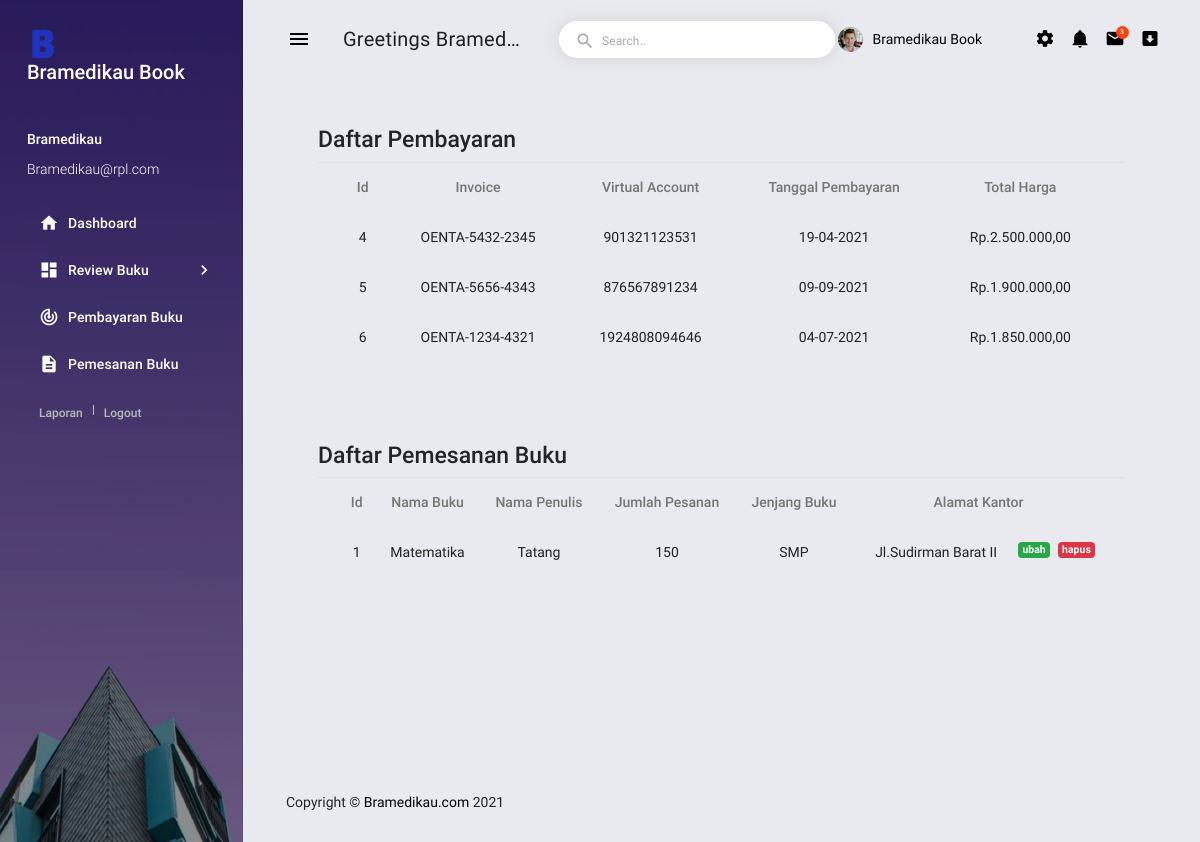
/index.php/laporan, run on the app's committed database.
### tables this page shows
CREATE TABLE `pembayaran` (
  `id` int(11) NOT NULL,
  `invoice` varchar(255) NOT NULL,
  `nomor_rekening` varchar(255) NOT NULL,
  `tanggal_pembayaran` varchar(255) NOT NULL,
  `total_harga` varchar(255) NOT NULL
);

CREATE TABLE `pemesanan` (
  `id` int(11) NOT NULL,
  `nama_buku` varchar(255) NOT NULL,
  `nama_penulis` varchar(255) NOT NULL,
  `jenjang_buku` varchar(255) NOT NULL,
  `jumlah_pesanan` varchar(255) NOT NULL,
  `alamat_kantor` varchar(255) NOT NULL
);

### application/controllers/Laporan.php (called while the page is built, shortened)
<?php
class Laporan extends CI_Controller
{
    public function __construct()
    {
        $this->load->model('Laporan_model');
        $this->load->library('form_validation');
    }
    public function index()
    {
        $data['judul'] = 'Oenta Web';
        $data['pembayaran'] = $this->Laporan_model->getAllPembayaran();
        $data['pemesanan'] = $this->Laporan_model->getAllPemesanan();
        $this->load->view('templates2/header', $data);
        $this->load->view('laporan/index', $data);
        $this->load->view('templates2/footer');
    }
}

### index.php (called while the page is built, shortened)
<?php
require_once BASEPATH.'core/CodeIgniter.php';

### application/models/Laporan_model.php (called while the page is built, shortened)
<?php
class Laporan_model extends CI_model
{
	public function getAllPembayaran()
	{
		return $this->db->get('pembayaran')->result_array();
	}
	public function getAllPemesanan()
	{
		return $this->db->get('pemesanan')->result_array();
	}
}

### application/views/laporan/index.php (the view, shortened to what this page needs)
<div class="page-wrapper mdc-toolbar-fixed-adjust">
    <main class="content-wrapper">
        <div class="container">
          <div class="row mt-3">
            <div class="col-md-12">
              <h3> Daftar Pembayaran</h3>
                <table class="table">
                  <thead>
                    <tr >
                      <th scope="col" class="text-center">Id</th>
                      <th scope="col" class="text-center">Invoice</th>
                      <th scope="col" class="text-center">Virtual Account</th>
                      <th scope="col" class="text-center">Tanggal Pembayaran</th>
                      <th scope="col"class="text-center">Total Harga</th>
                    </tr>
                  </thead>
                  <tbody>
                    <?php foreach ($pembayaran as $pbr) : ?>
                      <tr>
                        <td class="text-center"><?= $pbr['id']; ?></td>
                        <td class="text-center"><?= $pbr['invoice']; ?></td>
                        <td class="text-center"><?= $pbr['nomor_rekening']; ?></td>
                        <td class="text-center"><?= $pbr['tanggal_pembayaran']; ?></td>
                        <td class="text-center"><?= $pbr['total_harga']; ?></td>
                      </tr>
                  <?php endforeach; ?>
                  </tbody>
                </table>
            </div>
          </div>
          <br> <br>
          <div class="row mt-3">
            <div class="col-md-12">
              <h3> Daftar Pemesanan Buku</h3>
                <table class="table">
                  <thead>
                    <tr >
                      <th scope="col" class="text-center">Id</th>
                      <th scope="col" class="text-center">Nama Buku</th>
                      <th scope="col" class="text-center">Nama Penulis</th>
                      <th scope="col" class="text-center">Jumlah Pesanan</th>
                      <th scope="col" class="text-center">Jenjang Buku</th>
                      <th scope="col"class="text-center">Alamat Kantor</th>
                    </tr>
                  </thead>
                  <tbody>
                    <?php foreach($pemesanan as $pms) : ?>
                      <tr>
                        <td class="text-center"><?= $pms['id']; ?></td>
                        <td class="text-center"><?= $pms['nama_buku']; ?></td>
                        <td class="text-center"><?= $pms['nama_penulis']; ?></td>
                        <td class="text-center"><?= $pms['jumlah_pesanan']; ?></td>
                        <td class="text-center"><?= $pms['jenjang_buku']; ?></td>
                        <td class="text-center"><?= $pms['alamat_kantor']; ?>
                            <a href="<?= base_url();?>laporan/hapus/<?= $pms['id']; ?>" class="badge badge-danger float-right ml-2" onclick="return confirm('yakin?');"> hapus </a>
                            <a href="<?= base_url();?>laporan/ubah/<?= $pms['id']; ?>" class="badge badge-success float-right ml-2"> ubah </a>
                        </td>
                      </tr>
                  <?php endforeach ?>
                  </tbody>
                </table>
            </div>
          </div>
        </div>
    </main>
  </div>

### application/views/templates2/header.php (shortened to what this page needs)
<!DOCTYPE html>
<html lang="en">
<head>
  <link rel="stylesheet" href="https://cdn.jsdelivr.net/npm/bootstrap@4.6.0/dist/css/bootstrap.min.css">
  <link rel="stylesheet" href="<?= base_url(); ?>assets/vendors/mdi/css/materialdesignicons.min.css">
  <link rel="stylesheet" href="<?= base_url(); ?>assets/vendors/css/vendor.bundle.base.css">
  <link rel="stylesheet" href="<?= base_url(); ?>assets/vendors/flag-icon-css/css/flag-icon.min.css">
  <link rel="stylesheet" href="<?= base_url(); ?>assets/vendors/jvectormap/jquery-jvectormap.css">
  <link rel="stylesheet" href="<?= base_url(); ?>assets/css3/demo/style.css">
</head>
<body>
  <div class="body-wrapper">
    <aside class="mdc-drawer mdc-drawer--dismissible mdc-drawer--open">
      <div class="mdc-drawer__header">
        <a href="<?= base_url(); ?>home" class="brand-logo">
          <img src="<?= base_url(); ?>assets/img/favicon.png" alt="logo"><h4 style="color: white;">Bramedikau Book</h3>
        </a>
      </div>
      <div class="mdc-drawer__content">
        <div class="user-info">
          <p class="name">Bramedikau</p>
          <p class="email">Bramedikau@rpl.com</p>
        </div>
        <div class="mdc-list-group">
          <nav class="mdc-list mdc-drawer-menu">
            <div class="mdc-list-item mdc-drawer-item">
              <a class="mdc-drawer-link" href="<?= base_url(); ?>admin">
                <i class="material-icons mdc-list-item__start-detail mdc-drawer-item-icon" aria-hidden="true">home</i>
                Dashboard
              </a>
            </div>
            <div class="mdc-list-item mdc-drawer-item">
              <a class="mdc-expansion-panel-link" href="#" data-toggle="expansionPanel" data-target="ui-sub-menu">
                <i class="material-icons mdc-list-item__start-detail mdc-drawer-item-icon" aria-hidden="true">dashboard</i>
                Review Buku
                <i class="mdc-drawer-arrow material-icons">chevron_right</i>
              </a>
            </div>
            <div class="mdc-list-item mdc-drawer-item">
              <a class="mdc-drawer-link" href="<?= base_url(); ?>pay">
                <i class="material-icons mdc-list-item__start-detail mdc-drawer-item-icon" aria-hidden="true">track_changes</i>
                Pembayaran Buku
              </a>
            </div>
            <div class="mdc-list-item mdc-drawer-item">
              <a class="mdc-drawer-link" href="<?= base_url(); ?>pesan">
                <i class="material-icons mdc-list-item__start-detail mdc-drawer-item-icon" aria-hidden="true">description</i>
                Pemesanan Buku
              </a>
            </div>
          </nav>
        </div>
        <div class="profile-actions">
          <a href="<?= base_url(); ?>laporan">Laporan</a>
          <a href="<?= base_url(); ?>home">Logout</a>
        </div>
      </div>
    </aside>
    <div class="main-wrapper mdc-drawer-app-content">
      <header class="mdc-top-app-bar">
        <div class="mdc-top-app-bar__row">
          <div class="mdc-top-app-bar__section mdc-top-app-bar__section--align-start">
            <button class="material-icons mdc-top-app-bar__navigation-icon mdc-icon-button sidebar-toggler">menu</button>
            <span class="mdc-top-app-bar__title">Greetings Bramedikau!</span>
            <div class="mdc-text-field mdc-text-field--outlined mdc-text-field--with-leading-icon search-text-field d-none d-md-flex">
              <i class="material-icons mdc-text-field__icon">search</i>
              <input class="mdc-text-field__input" id="text-field-hero-input">
              <div class="mdc-notched-outline">
                <div class="mdc-notched-outline__leading"></div>
                <div class="mdc-notched-outline__notch">
                  <label for="text-field-hero-input" class="mdc-floating-label">Search..</label>
                </div>
                <div class="mdc-notched-outline__trailing"></div>
              </div>
            </div>
          </div>
          <div class="mdc-top-app-bar__section mdc-top-app-bar__section--align-end mdc-top-app-bar__section-right">
            <div class="menu-button-container menu-profile d-none d-md-block">
              <button class="mdc-button mdc-menu-button">
                <span class="d-flex align-items-center">
                  <span class="figure">
                    <img src="<?= base_url(); ?>assets/img/face8.jpg" alt="user" class="user">
                  </span>
                  <span class="user-name">Bramedikau Book</span>
                </span>
              </button>
            </div>
            <div class="menu-button-container d-none d-md-block">
              <button class="mdc-button mdc-menu-button">
                <i class="mdi mdi-settings"></i>
              </button>
            </div>
            <div class="menu-button-container">
              <button class="mdc-button mdc-menu-button">
                <i class="mdi mdi-bell"></i>
              </button>
            </div>
            <div class="menu-button-container">
              <button class="mdc-button mdc-menu-button">
                <i class="mdi mdi-email"></i>
                <span class="count-indicator">
                  <span class="count">3</span>
                </span>
              </button>
            </div>
            <div class="menu-button-container d-none d-md-block">
              <button class="mdc-button mdc-menu-button">
                <i class="mdi mdi-arrow-down-bold-box"></i>
              </button>
            </div>
          </div>
        </div>
      </header>
    <div class="page-wrapper mdc-toolbar-fixed-adjust">
      <div class="page-wrapper mdc-toolbar-fixed-adjust">
          <main class="content-wrapper">

### application/views/templates2/footer.php (shortened to what this page needs)
           </main>
          </div>
         <footer>
          <div class="mdc-layout-grid">
            <div class="mdc-layout-grid__inner">
              <div class="mdc-layout-grid__cell stretch-card mdc-layout-grid__cell--span-6-desktop">
                <span class="text-center text-sm-left d-block d-sm-inline-block tx-14">Copyright © <a href="#" target="_blank">Bramedikau.com </a>2021</span>
              </div>
            </div>
          </div>
        </footer>
      </div>
</body>
</html>

### data on the page
pembayaran: id "4", invoice "OENTA-5432-2345", nomor_rekening "901321123531", tanggal_pembayaran "19-04-2021", total_harga "Rp.2.500.000,00"
pembayaran: id "5", invoice "OENTA-5656-4343", nomor_rekening "876567891234", tanggal_pembayaran "09-09-2021", total_harga "Rp.1.900.000,00"
pembayaran: id "6", invoice "OENTA-1234-4321", nomor_rekening "1924808094646", tanggal_pembayaran "04-07-2021", total_harga "Rp.1.850.000,00"
pemesanan: id "1", nama_buku "Matematika", nama_penulis "Tatang", jumlah_pesanan "150", jenjang_buku "SMP", alamat_kantor "Jl.Sudirman Barat II"
